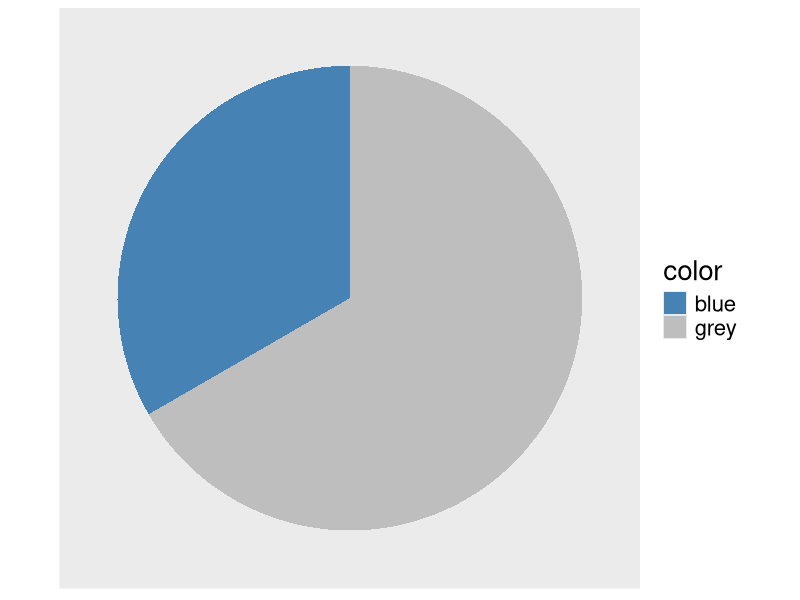

Here is the R script that generated this plot:
## ---- chunk 1
library(tidyverse)
set.seed(100)
rbinom(n = 100, size = 1, prob = 0.05) %>%
        as_data_frame() %>%
        group_by(value) %>%
        summarize(x = n()) %>%
        mutate(color = ifelse(value == 0, 'blue', 'grey')) %>%
        ggplot(aes(x="", y = color, fill = color)) +
        geom_bar(width = 1, stat = "identity") +
        coord_polar("y") +
        scale_fill_manual(values=c("steelblue", "grey")) +
        theme(axis.text = element_blank(),
                                      axis.ticks = element_blank(),
                                      panel.grid  = element_blank(),
                                      axis.title.y=element_blank(),
                                      axis.title.x=element_blank(),
                                      axis.text.y =element_blank(),
                                      axis.ticks.y=element_blank(),
                                      legend.text=element_text(size=16),
                                      legend.title=element_text(size=20))

